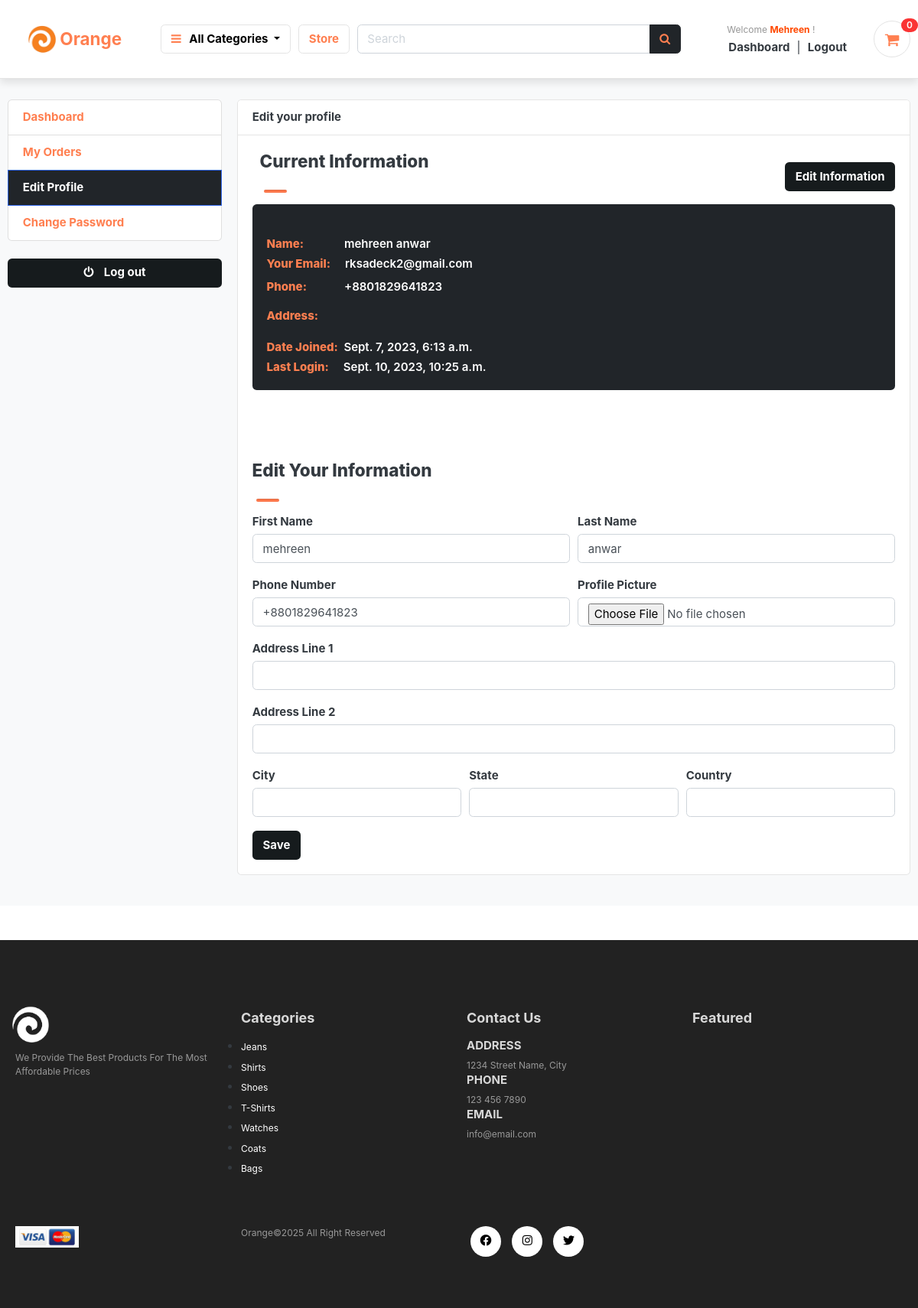
The app's page /accounts/edit_profile/ (signed in) with its own data.
### accounts/models.py (models this page shows, shortened)
class Account(AbstractBaseUser):
    first_name      = models.CharField(max_length=50)
    last_name       = models.CharField(max_length=50)
    username        = models.CharField(max_length=50, unique=True)
    email           = models.EmailField(max_length=100, unique=True)
    phone_number    = models.CharField(max_length=50)
    date_joined     = models.DateTimeField(auto_now_add=True)
    last_login      = models.DateTimeField(auto_now=True)
    is_admin        = models.BooleanField(default=False)
    is_staff        = models.BooleanField(default=False)
    is_active        = models.BooleanField(default=False)
    is_superadmin        = models.BooleanField(default=False)
    USERNAME_FIELD = 'email'
    REQUIRED_FIELDS = ['username', 'first_name', 'last_name']
    objects = MyAccountManager()

class UserProfile(models.Model):
    user = models.OneToOneField(Account, on_delete=models.CASCADE)
    address_line_1 = models.CharField(blank=True, max_length=100)
    address_line_2 = models.CharField(blank=True, max_length=100)
    profile_picture = models.ImageField(blank=True, upload_to='photos/userprofile')
    city = models.CharField(blank=True, max_length=20)
    state = models.CharField(blank=True, max_length=20)
    country = models.CharField(blank=True, max_length=20)

### category/models.py (models this page shows, shortened)
class Category(models.Model):
    category_name = models.CharField(max_length=50, unique=True)
    slug = models.SlugField(max_length=100, unique=True)
    description = models.TextField(max_length=255, blank=True)
    cat_image = models.ImageField(upload_to='photos/categories', blank=True)
    class Meta:
        verbose_name = 'category'
        verbose_name_plural = 'categories'
    def get_url(self):
        return reverse('products_by_category', args=[self.slug])

### accounts/views.py (the view)
# urls.py: path('edit_profile/', views.edit_profile, name='edit_profile'),
@login_required(login_url='login')
def edit_profile(request):
    userprofile = get_object_or_404(UserProfile, user=request.user)
    if request.method == 'POST':
        user_form = UserForm(request.POST, instance=request.user)
        profile_form = UserProfileForm(request.POST, request.FILES, instance=userprofile)
        if user_form.is_valid() and profile_form.is_valid():
            user_form.save()
            profile_form.save()
            messages.success(request, 'Your profile has been updated.')
            return redirect('edit_profile')
    else:
        user_form = UserForm(instance=request.user)
        profile_form = UserProfileForm(instance=userprofile)
    context = {
        'user_form': user_form,
        'profile_form': profile_form,
        'userprofile': userprofile,
    }
    return render(request, 'accounts/edit_profile.html', context)

### accounts/templates/accounts/edit_profile.html (shortened to what this page needs)
{% extends 'base.html' %}
{% block content %}
<section class="section-conten padding-y bg">
<div class="container mt-5 pt-5">
	<div class="row">
	{% include 'accounts/dashboard_sidebar.html' %}
	<main class="col-md-9">
		<article class="card">
		<header class="card-header">
			<strong class="d-inline-block mr-3">Edit your profile</strong>
		</header>
		<div class="card-body">
			<div class="text-right">
				<div class="d-flex justify-content-between align-items-center">
					<div class="d-flex justify-content-center align-items-start flex-column">
						<h3>&nbsp;&nbsp;Current Information</h3>
					<hr class="ml-3 mb-3 rounded">
					</div>
					<a href="#section1" class="btn custom-button">Edit Information</a>
				</div>
				<div class="card-body d-flex justify-content-center align-items-start flex-column bg-dark text-white rounded">
					<p class="mb-0 font-weight-bold mt-4"><span style="color: coral;font-weight: 800;">Name:</span>&nbsp;&nbsp;&nbsp;&nbsp;&nbsp;&nbsp;&nbsp;&nbsp;&nbsp;&nbsp;&nbsp;&nbsp;&nbsp;&nbsp;{{user.first_name}} {{user.last_name}}</p>
					<p class="mb-0 font-weight-bold mt-1"><span style="color: coral;font-weight: 800;">Your Email:</span>&nbsp;&nbsp;&nbsp;&nbsp;&nbsp;{{user.email}}</p>
					<p class="font-weight-bold mt-2">
						<span style="color: coral;font-weight: 800;">Phone:</span> &nbsp;&nbsp;&nbsp;&nbsp;&nbsp;&nbsp;&nbsp;&nbsp;&nbsp;&nbsp;&nbsp;&nbsp;{{user.phone_number}}</p>
					<p class="font-weight-bold text-capitalize">
						<span style="color: coral;font-weight: 800;">Address:</span>
						{{ user.userprofile.address_line_1 }} {% if user.userprofile.address_line_2 %}{{ user.userprofile.address_line_2 }}{% endif %}</p>
						<p class="mb-0 font-weight-bold mt-1"><span style="color: coral;font-weight: 800;">Date Joined:</span>
							&nbsp;{{user.date_joined}}</p>
						<p class="mb-0 font-weight-bold mt-1"><span style="color: coral;font-weight: 800;">Last Login:</span>
							&nbsp;&nbsp;&nbsp;&nbsp;{{user.last_login}}</p>
				</div>
			</div>
			<div class="row mt-5 pt-5" id="section1">
				<div class="d-flex justify-content-center align-items-start flex-column">
					<h3>&nbsp;&nbsp;Edit Your Information</h3>
				<hr class="ml-3 mb-3 rounded">
				</div>
			<div class="col-md-12">
				<form action="{% url 'edit_profile' %}" method="POST" enctype="multipart/form-data">
					<div class="form-row">
						<div class="form-group col-md-6">
							<label  style="font-weight:700;">First Name</label>
							{{user_form.first_name}}
						</div>
						<div class="form-group col-md-6">
							<label  style="font-weight:700;">Last Name</label>
							{{user_form.last_name}}
						</div>
					</div>
					<div class="form-row">
						<div class="form-group col-md-6">
							<label style="font-weight:700;">Phone Number</label>
							{{user_form.phone_number}}
						</div>
						<div class="form-group col-md-6">
							<label style="font-weight:700;">Profile Picture</label>
							{{profile_form.profile_picture}}
						</div>
					</div>
					<div class="form-group">
						<label style="font-weight:700;">Address Line 1</label>
						{{profile_form.address_line_1}}
					</div>
					<div class="form-group">
						<label style="font-weight:700;">Address Line 2</label>
						{{profile_form.address_line_2}}
					</div>
					<div class="form-row">
						<div class="form-group col-md-4">
							<label style="font-weight:700;">City</label>
							{{profile_form.city}}
						</div>
						<div class="form-group col-md-4">
							<label style="font-weight:700;">State</label>
							{{profile_form.state}}
						</div>
						<div class="form-group col-md-4">
							<label style="font-weight:700;">Country</label>
							{{profile_form.country}}
						</div>
					</div>
					<input type="submit" value="Save" class="btn custom-button">
				</form>
			</div>
			</div>
		</div>
		</article>
	</main>
</div>
</div>
</section>
{% endblock %}

### templates/includes/navbar.html (shortened to what this page needs)
{% load static %}
<header class="section-header sticky-navbar">
    <section class="header-main border-bottom py-4" style="box-shadow: 0 5px 10px rgba(0,0,0,0.1);">
    <div class="container">
      <div class="row align-items-center">
        <div class="col-lg-2 col-md-3 col-6">
          <a href="{% url 'home' %}" class="brand-wrap">
            <div class="d-flex justify-content-center align-items-center"
              style="background-color: transparent; transition: background-color 0.3s, border-radius 0.3s, padding 0.3s; border-radius: 50px; padding: 10px 15px;"
              onmouseover="this.style.backgroundColor='#343a40'; this.getElementsByTagName('img')[0].classList.add('logo-brightness-change'); this.getElementsByTagName('h2')[0].style.color='#ff4800';"
              onmouseout="this.style.backgroundColor='transparent'; this.getElementsByTagName('img')[0].classList.remove('logo-brightness-change'); this.getElementsByTagName('h2')[0].style.color='coral';">
              <img src="{% static 'images/icons/logo.jpeg' %}" alt="Orange Store Logo" class="w-25" />
              <h2 style="color: coral; margin: 3px 5px; font-size: 1.5rem;"><span style="font-weight: bold;">Orange</span></h2>
            </div>
          </a>
        </div>
        <div class="col-lg col-sm col-md col-6 flex-grow-0">
          <div class="category-wrap dropdown d-inline-block float-right">
            <button
              type="button"
              class="btn btn-light dropdown-toggle"
              data-toggle="dropdown"
              style="background-color: transparent; color: black"
              onmouseover="this.style.backgroundColor='#343a40'; this.getElementsByTagName('i')[0].style.color='#ff4800'; this.style.color='white';"
              onmouseout="this.style.backgroundColor='transparent'; this.getElementsByTagName('i')[0].style.color='coral'; this.style.color='black';"
            >
              <i class="fa fa-bars" style="color: coral"></i><span class="capitalize" style="font-weight:bold;">&nbsp;&nbsp;&nbsp;All categories</span>
            </button>
          </div>
        </div>
        <a href="{% url 'store' %}" class="btn btn-outline-light"
          style="font-weight: bold; background-color: white; transition: background-color 0.3s; color: coral;"
          onmouseover="this.style.backgroundColor='#343a40'; this.style.color='#ff4800';"
          onmouseout="this.style.backgroundColor='white'; this.style.color='coral';">
          Store
        </a>
        <div class="col-lg col-md-6 col-sm-12 col">
          <form action="{% url 'search' %}" class="search" method="GET">
            <div class="input-group w-100">
              <input
                type="text"
                class="form-control"
                style="width: 60%"
                placeholder="Search"
                name="keyword"
              />
              <div class="input-group-append">
                <button class="btn btn-dark search-btn" type="submit" onmouseover="this.querySelector('.fa-search').style.color='#ff4800';"
                  style="color:#343a40"
                  onmouseout="this.querySelector('.fa-search').style.color='coral';">
                  <i class="fa fa-search" style="color: coral;"></i>
                </button>
              </div>
            </div>
          </form>
        </div>
        <div class="col-lg-3 col-sm-6 col-8 order-2 order-lg-3">
          <div class="d-flex justify-content-end mb-3 mb-lg-0">
            {% if user.id is None %}
            <div class="widget-header">
              <small class="title text-muted welcome-guest">Welcome <span class=""
                style="color:blue;font-weight:bold;text-transform: capitalize;">Guest</span> !</small>
              <div>
                <a href="{% url 'login' %}" class="dashboard-text">Login</a>
                <span class="dark-transp"> | </span>
                <a href="{% url 'register' %}"> <span  class="register-text">Register</span></a>
              </div>
            </div>
            {% else %}
            <div class="widget-header">
              <a href="{% url 'dashboard' %}">
                <small class="title text-muted welcome-user">Welcome <span class=""
                  style="color:#ff4800;font-weight:bold;text-transform: capitalize;">{{user.first_name}}</span> !</small>
              </a>
              <div>
                <a href="{% url 'dashboard' %}"><span class="dashboard-text">Dashboard</span></a>
                <span class="dark-transp"> | </span>
                <a href="{% url 'logout' %}"><span class="logout-text">Logout</span></a>
              </div>
            </div>
            {% endif %}
            <a href="{% url 'cart' %}" class="widget-header pl-3 ml-3 cart-icon-ancor">
              <div class="icon icon-sm rounded-circle border cart-icon-div">
                <i class="fa fa-shopping-cart cart-icon"></i>
              </div>
              <span class="badge badge-pill badge-danger notify"
                >{{cart_count}}</span
              >
            </a>
          </div>
        </div>
      </div>
    </div>
  </section>
</header>

### templates/includes/footer.html (shortened to what this page needs)
{% load static %}
   <footer class="mt-5 py-5">
        <div class="row container mx-auto pt-5">
          <div class="footer-one col-lg-3 col-md-6 col-sm-12">
			<a href="{% url 'home' %}">
				<img class="logo" src="{% static 'images/icons/payment.png' %}" style="filter:grayscale(100%) brightness(2);transform:scale(1.2)"/>
			</a>
            <p class="pt-3 text-capitalize">We provide the best products for the most affordable prices</p>
          </div>
          <div class="footer-one col-lg-3 col-md-6 col-sm-12">
           <h5 class="pb-2">Categories</h5>
		   <ul>
			{% for category in links %}
			<li>
				<a
				class="link"
				href="{{ category.get_url }}"
				style="color: white"
				onmouseover="this.style.color='black';"
				onmouseout="this.style.color='white';"
				>{{ category.category_name }}</a
			  >
			</li>
			{% empty %}
            <div class="container text-center mt-5 py-5">
                <p>No "New" products available at the moment.</p>
            </div>
			{% endfor %}
		   </ul>
          </div>
          <div class="footer-one col-lg-3 col-md-6 col-sm-12">
            <h5 class="pb-2">Contact Us</h5>
            <div>
              <h6 class="text-uppercase">Address</h6>
              <p>1234 Street Name, City</p>
            </div>
            <div>
              <h6 class="text-uppercase">Phone</h6>
              <p>123 456 7890</p>
            </div>
            <div>
              <h6 class="text-uppercase">Email</h6>
              <p>info@email.com</p>
            </div>
          </div>
          <div class="footer-one col-lg-3 col-md-6 col-sm-12">
            <h5 class="pb-2">Featured</h5>
          </div>
        </div>
        <div class="copyright mt-5">
          <div class="row container mx-auto">
            <div class="col-lg-3 col-md-5 col-sm-12 mb-4">
              <img src="{% static 'images/icons/payment.jpeg' %}"/>
            </div>
            <div class="col-lg-3 col-md-5 col-sm-12 mb-4 text-nowrap mb-2">
              <p>Orange©2025 All Right Reserved</p>
            </div>
            <div class="col-lg-3 col-md-5 col-sm-12 mb-4">
             <a href="#"><i class="fab fa-facebook"></i></a>
             <a href="#"><i class="fab fa-instagram"></i></a>
             <a href="#"><i class="fab fa-twitter"></i></a>
            </div>
          </div>
        </div>
    </footer>

### records on screen
Account: first_name "Mehreen", first_name "mehreen", last_name "anwar", email "rksadeck2@gmail.com", phone_number "+8801829641823", date_joined "Sept. 7, 2023, 6:13 a.m.", last_login "Sept. 10, 2023, 10:25 a.m."
Category: category_name "Jeans"
Category: category_name "Shirts"
Category: category_name "Shoes"
Category: category_name "T-Shirts"
Category: category_name "Watches"
Category: category_name "Coats"
Category: category_name "Bags"

### other values on screen
{{ cart_count }} "0"
